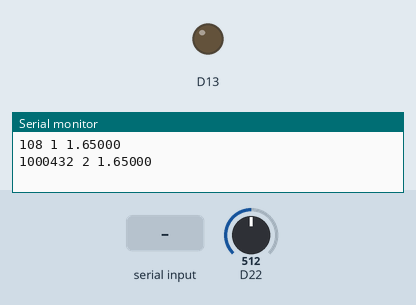
This sketch was run on a simulated Arduino Zero (SAMD21). Shown: output pins drawn as LEDs (lit = HIGH), the last lines printed to the serial monitor. The inputs (shaded band) are chosen by the test bench; at power-on: D22 = 512.

Above: at 1.8 s.
1.9 s: "90,45\n" received over Serial
At 3.0 s:
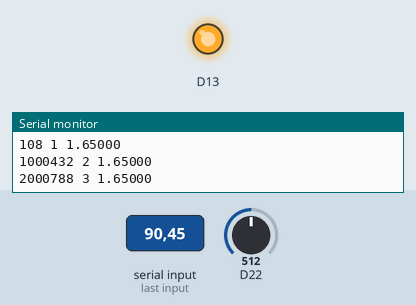
5.0 s: "5\n" received over Serial
At 7.3 s:
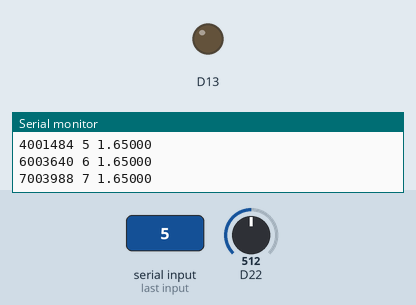
Timing chart, 0 to 8.8 s (numbered marks = the images above; inputs shaded):
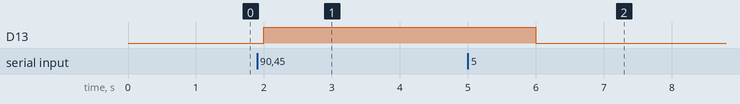

Measured:
- after the input at 1.9 s, D13: LOW → HIGH after 0.10 s
- after the input at 5.0 s, D13: HIGH → LOW after 1.0 s

The sketch:

tutorial_analog_hardwareserial_writing_cont1.ino
```cpp
// the setup routine runs once when you press reset:
void setup() {
  // initialize serial communication at 9600 bits per second:
  Serial.begin(9600);
  analogWriteResolution(8);
}
int seq = 0;
// the loop routine runs over and over again forever:
void loop()
{
  // read the input on analog pin 0:

if (Serial.available())
{
  float duty = Serial.parseFloat();
  int enablepwm = Serial.parseInt();
  Serial.read();

  analogWrite(13,duty * 256* (enablepwm > 0));
}


  seq++;
  uint32_t tmicros = micros();
  float voltage = analogRead(A8) *  3.3/ 1024;

  char msg[1000];

  //int sensorValue = analogRead(A8);
  // print out the value you read:
  //Serial.print(sensorValue);

sprintf(msg, "%lu %d %.5f\n", tmicros, seq, voltage);
Serial.print(msg);
  delay(1000);

}
```
